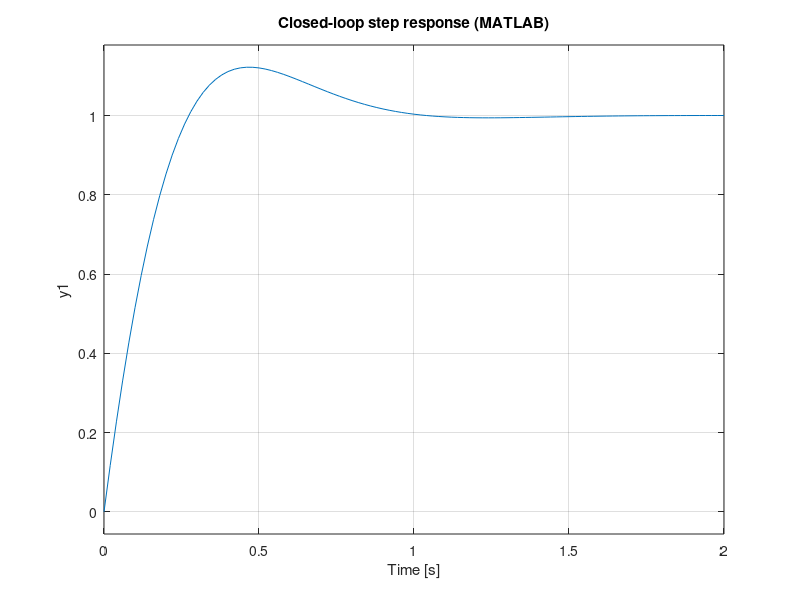
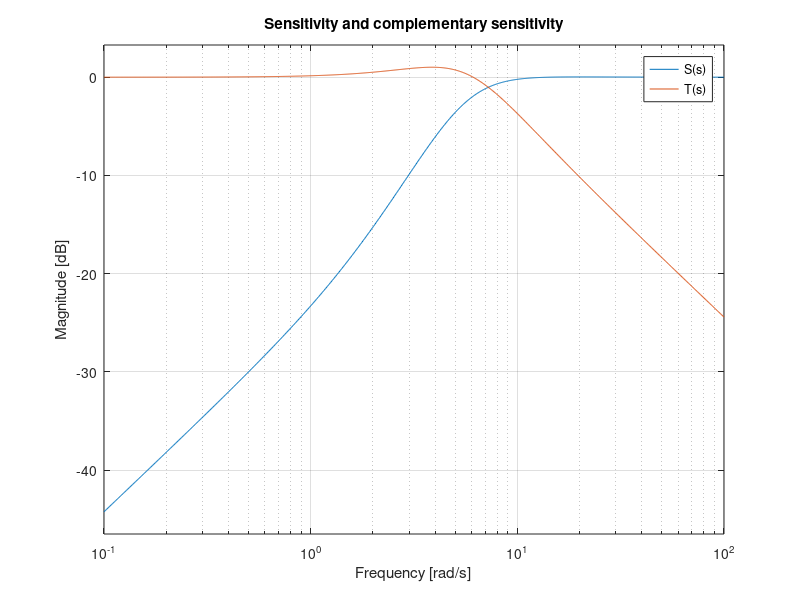

Write MATLAB code to recreate these figures, in order.
% Plant and design parameters
T = 0.5;
zeta = 0.7;
ts_des = 1.0;
wn = 4 / (zeta * ts_des);

Kp = 0.5 * wn^2;
Td = (zeta * wn - 1) / Kp;

s = tf('s');

G = 1 / (s * (T*s + 1));     % DC motor position plant
C = Kp * (1 + Td * s);       % PD controller

L = C * G;
Tcl = feedback(L, 1);

% Step response
figure;
step(Tcl);
grid on;
title('Closed-loop step response (MATLAB)');

% Sensitivity and complementary sensitivity
S = feedback(1, L);
Tmat = feedback(L, 1);

figure;
bodemag(S, Tmat);
grid on;
legend('S(s)', 'T(s)');
title('Sensitivity and complementary sensitivity');

% Simulink hint:
% - Create a new model.
% - Add a Step block for reference r(t).
% - Add Sum block for error e(t) = r - theta.
% - Implement C(s) as a Transfer Fcn or as series of Gain and Derivative blocks.
% - Add Transfer Fcn block for G(s).
% - Close the loop with a second Sum block.
% - Use Scope block to visualize theta(t) and e(t).
